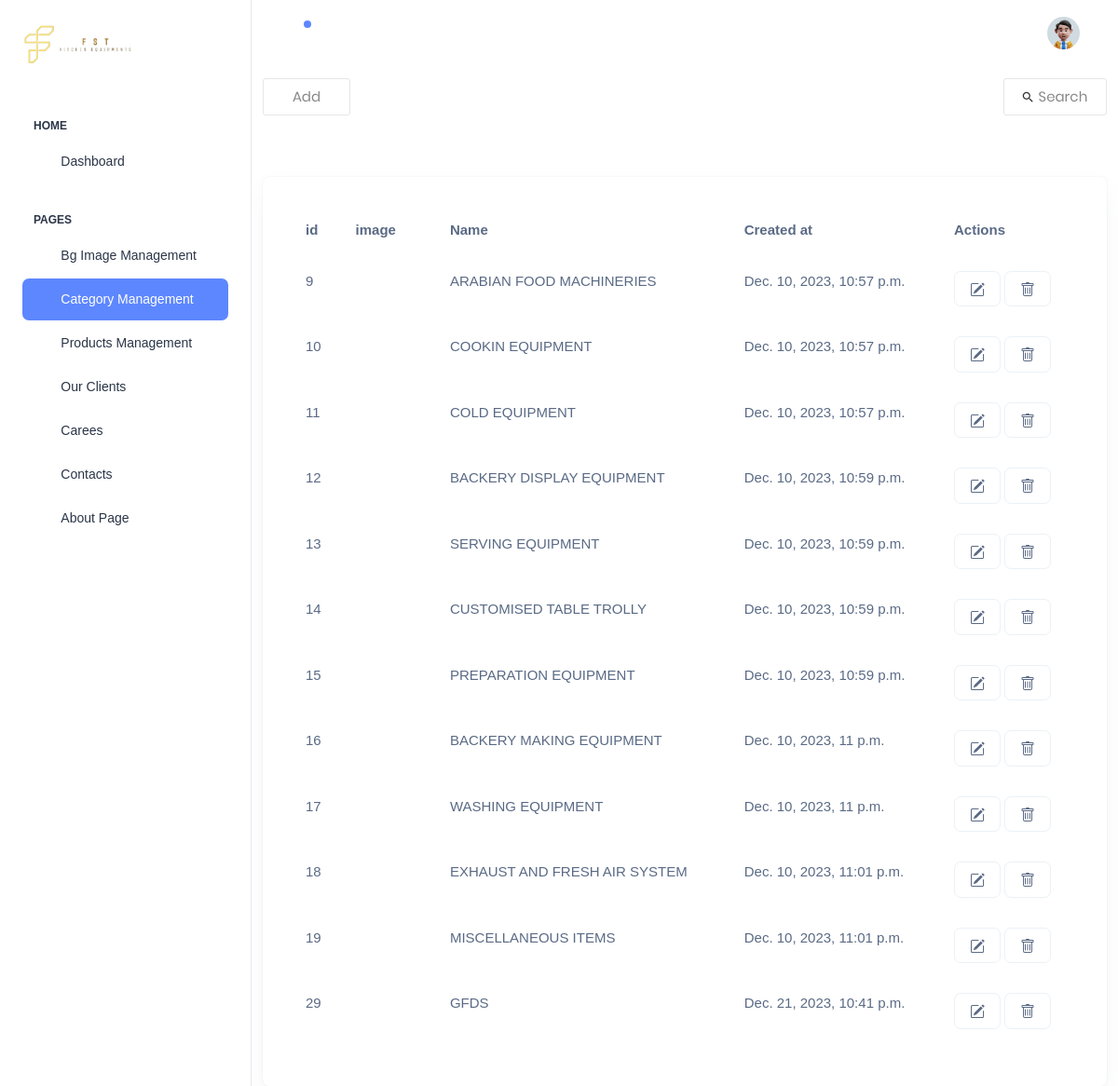
/dashboard/category/ (signed in), run on the app's committed database.
### dashboard/models.py (models this page shows, shortened)
class Categories(models.Model):
    image = models.ImageField(upload_to='category/')
    name = models.CharField(max_length=150,null=True,blank=True)
    cropped_image = ImageSpecField(source='image',
                                   processors=[ResizeToFill(864, 432)],
                                   format='JPEG',
                                   options={'quality': 100})
    created_at = models.DateTimeField(auto_now_add=True)

### dashboard/views.py (the view, shortened to what this page needs)
# urls.py: path('category/',Category.as_view(), name='Category'),
class Category(CustomLoginRequiredAdmin,FormView):
    template_name = 'dashboard/category/category.html'
    form_class = CategoryForms
    def get_context_data(self, **kwargs):
        context = super().get_context_data(**kwargs)
        context['category_data'] = Categories.objects.all()
        return context
    def get(self, request, *args, **kwargs):
        if request.GET.get('methods') == 'search':
            query = request.GET.get('query', '').strip()
            instance_data = Categories.objects.filter(name__icontains=query)
            return render(request, 'dashboard/category/search_data.html', {'category_data': instance_data})
        return super().get(request, *args, **kwargs)

### dashboard/views.py (called while the page is built)
    def dispatch(self, request, *args, **kwargs):
        if request.user.is_authenticated:
            if not request.user.is_superuser:
                return redirect('Signin')
        else:
            return redirect('Signin')
        return super().dispatch(request, *args, **kwargs)

### templates/dashboard/category/category.html (shortened to what this page needs)
{% extends "dashboard/base.html" %}
{% load static %}
{% block body %}
<div class="page-wrapper" style='background-color: white;' id="main-wrapper" data-layout="vertical" data-navbarbg="skin6" data-sidebartype="full"
    data-sidebar-position="fixed" data-header-position="fixed">
    {% include "dashboard/sidebar.html" %}
    <div class="body-wrapper">
        {% include "dashboard/navbar.html" %}
        <div class="container" style="padding-top: 70px;">
            <div class="flex-w flex-sb-m p-b-52">
                <div class="flex-w flex-l-m m-tb-10" data-bs-toggle="modal" data-bs-target="#addmodal">
                    <div class="flex-c-m stext-106 cl6 size-104 bor4 pointer hov-btn3 trans-04 m-r-8 m-tb-4 ">
                         Add
                    </div>
                </div>
                <div class="flex-w flex-c-m m-tb-10">
                    <div class="flex-c-m stext-106 cl6 size-105 bor4 pointer hov-btn3 trans-04 m-tb-4 js-show-search">
                        <i class="icon-search cl2 m-r-6 fs-15 trans-04 zmdi zmdi-search"></i>
                        Search
                    </div>
                </div>
            </div>
            <div>
                <div class="col-12">
                    <div class="card recent-sales overflow-auto">
                        <div class="card-body">
                            <table class="table table-borderless datatable refresh" id="search-results">
                                <thead>
                                    <tr>
                                        <th scope="col">id</th>
                                        <th scope="col">image</th>
                                        <th scope="col">Name</th>
                                        <th scope="col">Created at</th>
                                        <th scope="col">Actions</th>
                                    </tr>
                                </thead>
                                {% for category in category_data %}
                                <tr>
                                    <td> {{category.id}} </td>
                                    <td>
                                        <div style="width: 60px;" class="overflow-hidden">
                                        </div>
                                    </td>
                                    <td> {{category.name}} </td>
                                    <td> {{category.created_at}} </td>
                                    <td>
                                        <a type="button" class="fs-4 btn hov-btn3 border" data-bs-toggle="modal"
                                            data-bs-target="#updatemodal{{category.id}}">
                                            <i title="" class="fa fa-edit"></i>
                                        </a>
                                        <button type="button" class="btn hov-btn3 border" data-bs-toggle="modal"
                                            data-bs-target="#deletemodal{{category.id}}">
                                        </button>
                                    </td>
                                </tr>
                                {% endfor %}
                            </table>
                        </div>
                    </div>
                </div>
            </div>
        </div>
    </div>
    {% endblock %}

### static/css/main.css (style rules this page uses)
.container { max-width: 1380px; }
@media (max-width: 1600px) { .container { max-width: 1200px; } }
.cl2 { color: #333; }
.cl6 { color: #888; }
.stext-106 { font-family: Poppins-Regular; font-size: 15px; line-height: 1.2; }
.size-104 { min-width: 94px; height: 40px; }
.size-105 { min-width: 111px; height: 40px; }
.bor4 { border: 1px solid #e6e6e6; border-radius: 3px; }

### data on the page
Categories: id "9", name "ARABIAN FOOD MACHINERIES", created_at "Dec. 10, 2023, 10:57 p.m."
Categories: id "10", name "COOKIN EQUIPMENT", created_at "Dec. 10, 2023, 10:57 p.m."
Categories: id "11", name "COLD EQUIPMENT", created_at "Dec. 10, 2023, 10:57 p.m."
Categories: id "12", name "BACKERY DISPLAY EQUIPMENT", created_at "Dec. 10, 2023, 10:59 p.m."
Categories: id "13", name "SERVING EQUIPMENT", created_at "Dec. 10, 2023, 10:59 p.m."
Categories: id "14", name "CUSTOMISED TABLE TROLLY", created_at "Dec. 10, 2023, 10:59 p.m."
Categories: id "15", name "PREPARATION EQUIPMENT", created_at "Dec. 10, 2023, 10:59 p.m."
Categories: id "16", name "BACKERY MAKING EQUIPMENT", created_at "Dec. 10, 2023, 11 p.m."
Categories: id "17", name "WASHING EQUIPMENT", created_at "Dec. 10, 2023, 11 p.m."
Categories: id "18", name "EXHAUST AND FRESH AIR SYSTEM", created_at "Dec. 10, 2023, 11:01 p.m."
Categories: id "19", name "MISCELLANEOUS ITEMS", created_at "Dec. 10, 2023, 11:01 p.m."
Categories: id "29", name "GFDS", created_at "Dec. 21, 2023, 10:41 p.m."
